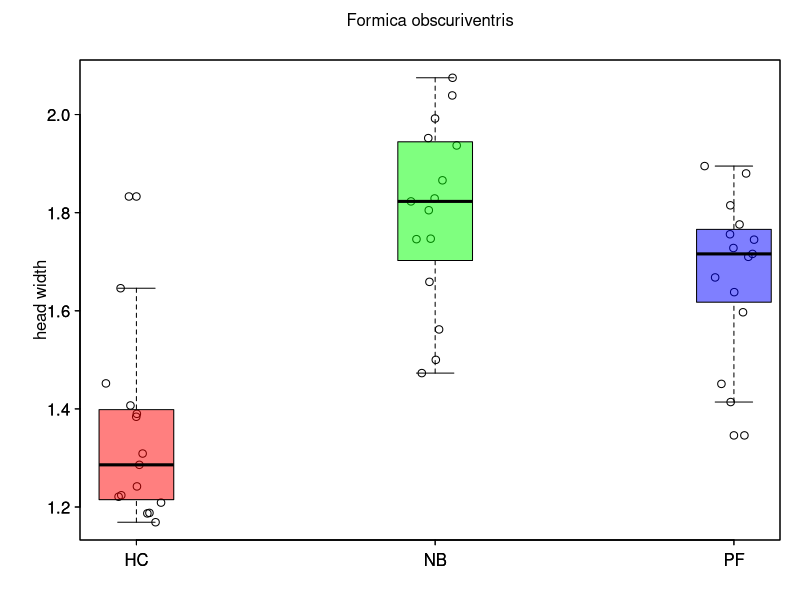
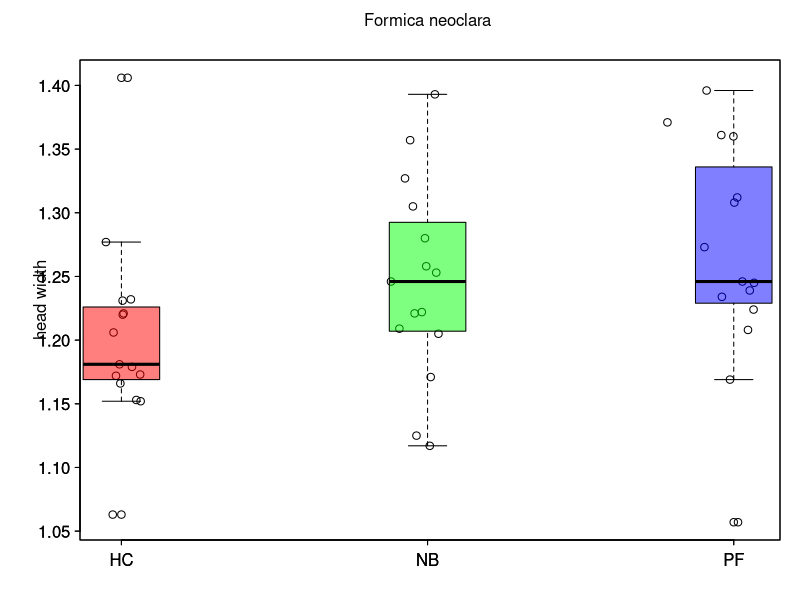
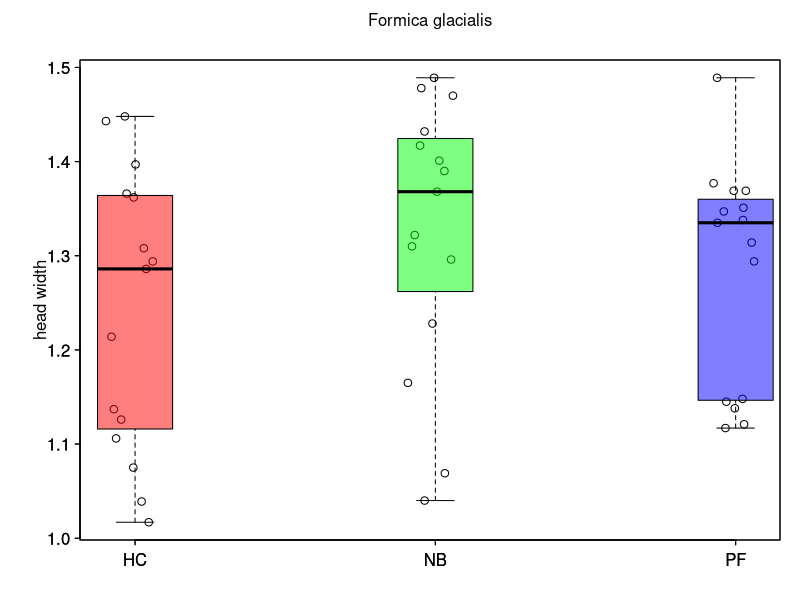
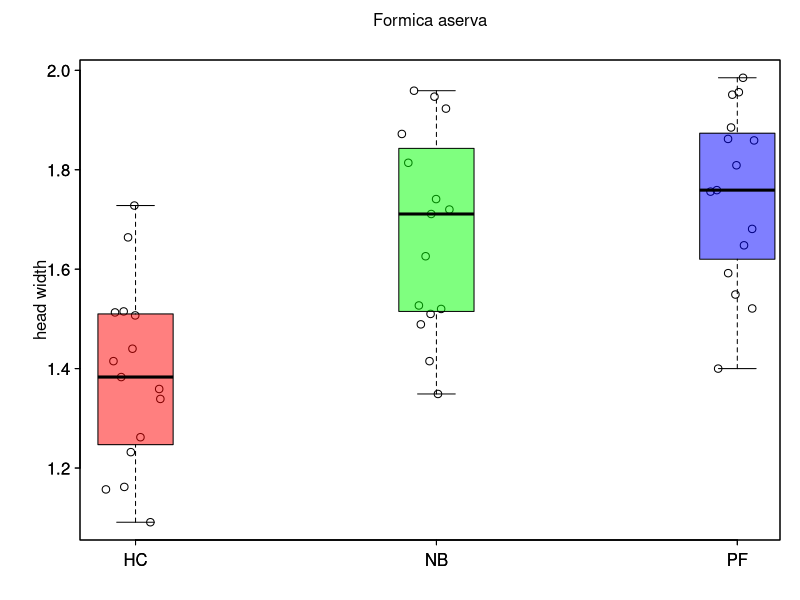

Recreate these plots in R, in order. (Note: this script raises an error after producing the figures.)
setwd('C:\\Users\\Nicole\\Desktop\\Evolution\\Tasks\\Project')
Data1<-read.csv("AntData.csv")
#hypothesis: 

#10 boxplots for 10 Species showing association between task and head width
VARtable <- data.frame(species=rep(NA, length=length(unique(Data1$Species))), HC=rep(NA, length=length(unique(Data1$Species))), NB=rep(NA, length=length(unique(Data1$Species))), PF=rep(NA, length=length(unique(Data1$Species))))
counter <- 1

for (i in unique(Data1$Species)){
  Species <- Data1[which(Data1$Species == i),]
  VARtable[counter,1] <- i
  
  X <- Species$Task
  repHC <- which(X == "HC")
  repNB <- which(X == "NB")
  repPF <- which(X == "PF")
  Z <- rep(1, length(X))
  Z[repHC] <- rnorm(length(repHC), 2, 0.05)
  Z[repNB] <- rnorm(length(repNB), 3, 0.05)
  Z[repPF] <- rnorm(length(repPF), 4, 0.05)
  
  VARtable[counter,2:4] <- c(var(Species$Head.Width[repHC]), var(Species$Head.Width[repNB]), var(Species$Head.Width[repPF]))
  counter <- counter+1
  jpeg(paste(i, ".jpeg", sep=""))
  par(las=1, mar=c(3,4,3,1), mgp=c(1.5, 0.5, 0), tck=-0.01)
  plot(Z, Species$Head.Width, xlab="", ylab="head width", xaxt="n")
  axis(1, at=c(2,3,4), labels=c("HC", "NB", "PF"))
  mtext(i, side=3, line=1.5)
  boxplot(Species$Head.Width~X, add=T, at=c(2,3,4), boxwex=0.25, col=c(rgb(1,0,0, .5), rgb(0,1,0, .5), rgb(0,0,1, .5)))
  dev.off()
}


#multinomial logistic regression looking at head width and species impact on task assignment
library(nnet)
mlr <- multinom(Task ~ Head.Width + Species, data=Data1, Hess=TRUE, trace=FALSE)
mlr
summary(mlr)
z<-summary(mlr)$coefficients/summary(mlr)$standard.errors
z
p<-(1-pnorm(abs(z), 0, 1)) *2
p
exp(coef(mlr))
head(probability.table<-fitted(mlr))
confint(mlr)
exp(confint(mlr))

#boxplot of headwidth by task for all species

Data1$Task<-factor(Data1$Task, levels=c("HC", "NB", "PF"))

table(Data1$Task)
prop.table(table(Data1$Task))

library(ggplot2)

mlr2<-multinom(Task~Head.Width, data=Data1)
mlr2
summary(mlr2)
exp(coef(mlr2)['NB', 'Head.Width'])
exp(coef(mlr2)['PF', 'Head.Width'])
confint(mlr2)
exp(confint(mlr2))

mlr3<-multinom(Task~Head.Width*Group, data=Data1)
mlr3
summary(mlr3)
confint(mlr3)

GLM <- glm(Head.Width~Task*Group, data=Data1)
summary(GLM)

jpeg("HeadWidthbyTaskboxplot.jpeg")
totalplot<-ggplot(Data1)+aes(x=Task, y=Head.Width)+geom_boxplot()
dev.off()

jpeg("HeadWidthbyTaskscatterplot.jpeg")
ggplot(Data1)+aes(y=Head.Width, x=Task)+geom_point(position=position_jitter(width=0.1, height=0))
dev.off()

#graph showing the predicted probability of a task assignment based on head width of an ant

library(ggeffects)
mlr_ME <- ggeffect(mlr, terms = "Head.Width[0.25:2.5,by=0.01]")
mlr_ME

jpeg("multinomialregression.jpeg")
Cols <- c('#a6cee3','#1f78b4','#b2df8a')
names(Cols) <- c("HC", "NB", "PF")
plot(mlr_ME$x, mlr_ME$predicted, pch=16, col=Cols[mlr_ME$response.level], xlim=c(0, 2.5), ylim=c(0,1), ylab="Predicted Probabilities", xlab="Head Width")

legend("topright", legend=names(Cols), col=Cols, pch=15)


for (i in 1:length(mlr_ME$x)){
  segments(mlr_ME$x[i], mlr_ME$conf.low[i], mlr_ME$x[i], mlr_ME$conf.high[i], lwd=1, col=Cols[mlr_ME$response.level[i]])
}
dev.off()

library("ape")
library("phytools")
jpeg("Phylogeny.jpeg")
text.string<-
  "((F. Ulkei), (((F. Rufa Sp. #2), (F. Rufa Sp. #1, F. Obscuriventris)), (F. Dakotensis, F. Aserva)), ((F. Neorufibarbis), ((F. Neoclara), (F. Glacialis, F. Podzolica))));"
vert.tree<-read.tree(text=text.string)
plot(vert.tree, edge.width=2)
dev.off()
